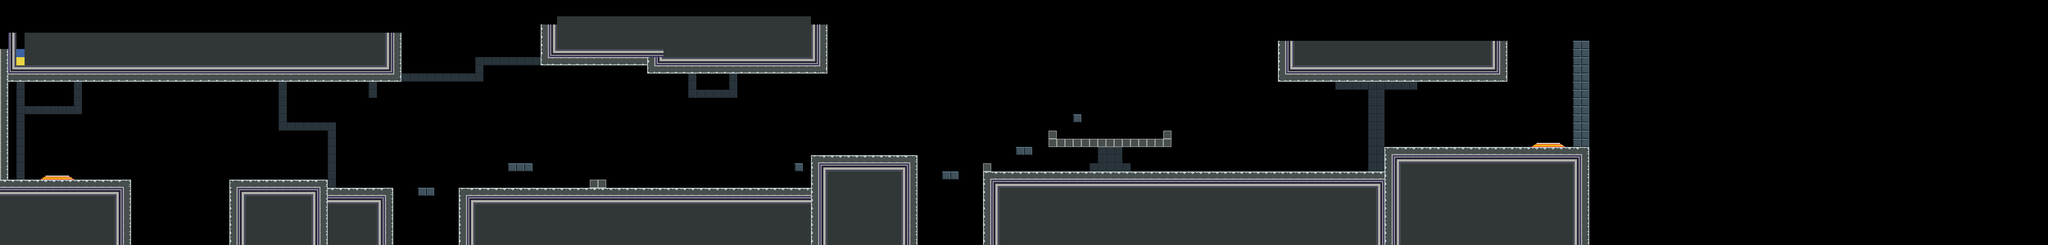

This game map was drawn from its Tiled (.tmx) file and the tilesets committed beside it. A one-line description and the trimmed map source follow:
An orthogonal 250x30 tile map with 32x32 px tiles, 5 tile layers (Sky, Platform, Spikes, Portal, ...), 4 hidden layers not drawn, 2 tilesets and 72 objects.

<map version="1.0" orientation="orthogonal" renderorder="right-up" width="250" height="30" tilewidth="32" tileheight="32" nextobjectid="207">
 <tileset firstgid="1" name="tiles_128" tilewidth="32" tileheight="32" tilecount="16">
  <image source="tiles_128.png" width="128" height="128" />
 </tileset>
 <tileset firstgid="17" name="tileset-new" tilewidth="32" tileheight="32" spacing="2" margin="1" tilecount="225">
  <image source="tileset-new.png" width="512" height="512" />
 </tileset>
 <imagelayer name="bg" visible="0">
  <image source="backgroundO.png" />
 </imagelayer>
 <imagelayer name="bg2" x="1912" visible="0">
  <image source="backgroundO.png" />
 </imagelayer>
 <imagelayer name="bg3" x="5751" y="-1" visible="0">
  <image source="backgroundO.png" />
 </imagelayer>
 <imagelayer name="bg4" x="3832" y="-1" visible="0">
  <image source="backgroundO.png" />
 </imagelayer>
 <layer name="Sky" width="250" height="30">
  <data>[7500 cells, 4 non-empty, 2 distinct tile ids]</data>
 </layer>
 <layer name="Platform" width="250" height="30">
  <data>[7500 cells, 2303 non-empty, 20 distinct tile ids]</data>
 </layer>
 <objectgroup name="PlatformOb">
  <object id="1" x="0.666667" y="707" width="507.333" height="251.667" />
  <object id="31" x="1" y="257" width="30" height="450" />
  <object id="119" x="3168.75" y="608.75" width="411.25" height="350.583" />
  <object id="120" x="3871.33" y="674" width="1535.33" height="284.666" />
  <object id="122" x="1793.33" y="738.667" width="1370.67" height="224" />
  <object id="127" x="1278.67" y="740" width="257.333" height="217.333" />
  <object id="128" x="899" y="708" width="378.333" height="248.667" />
  <object id="138" x="2306.5" y="705.5" width="59" height="29" />
  <object id="139" x="1986.5" y="642.5" width="91.5" height="26.5" />
  <object id="140" x="3681.5" y="673.75" width="61.25" height="28.75" />
  <object id="141" x="3840.4" y="640.658" width="31.2447" height="318.009" />
  <object id="142" x="5411" y="577.528" width="796" height="379.806" />
  <object id="143" x="6147" y="163" width="58" height="411" />
  <object id="144" x="4096.73" y="513.091" width="30.5455" height="62.1818" />
  <object id="145" x="4193" y="448.667" width="30.3333" height="30.3333" />
  <object id="146" x="4545" y="512.667" width="30.3333" height="62" />
  <object id="147" x="4128.33" y="544.333" width="415" height="30.3333" />
  <object id="148" x="1633.09" y="737.091" width="62.1818" height="30" />
  <object id="164" x="3106" y="645" width="28.5" height="25.5" />
  <object id="166" x="3971.33" y="578.667" width="57.3333" height="26.6667" />
  <object id="198" x="40" y="196" width="1524" height="133" />
  <object id="200" x="2115" y="131" width="1115" height="127" />
  <object id="201" x="2529" y="258.008" width="700.996" height="30.9922" />
  <object id="203" x="4994" y="191.333" width="892.667" height="127.667" />
 </objectgroup>
 <objectgroup name="SpikesOb">
  <object id="115" x="1922.37" y="720.125" width="28.38" height="15.375" />
  <object id="116" x="3522.62" y="592.5" width="61.125" height="13.75" />
  <object id="179" x="2018.18" y="720.312" width="28.38" height="15.375" />
  <object id="180" x="2113.93" y="720.438" width="28.38" height="15.375" />
 </objectgroup>
 <layer name="Spikes" width="250" height="30">
  <data>[7500 cells, 5 non-empty, 1 distinct tile ids]</data>
 </layer>
 <objectgroup name="EnemyOb">
  <object id="34" x="3190.67" y="509.667" width="32.3333" height="31.3333" />
  <object id="36" x="2465" y="626.333" width="30.6667" height="32" />
  <object id="132" x="2749.33" y="625.333" width="29" height="28" />
  <object id="134" x="3452.67" y="518.5" width="29" height="29" />
  <object id="153" x="4290" y="480" width="29" height="28" />
  <object id="154" x="4474" y="480" width="32" height="30" />
  <object id="155" x="4349" y="585" width="31" height="31" />
  <object id="156" x="4671" y="581.5" width="32" height="31" />
  <object id="157" x="5032.5" y="570" width="33" height="31" />
  <object id="158" x="5336" y="570" width="36" height="34" />
  <object id="159" x="5546.5" y="466.5" width="43" height="36" />
  <object id="160" x="5973" y="452.5" width="32" height="32" />
  <object id="175" x="6092.17" y="368.333" width="31.3333" height="30.6667" />
  <object id="176" x="5716.67" y="469.167" width="34.6667" height="35.3333" />
  <object id="177" x="5852.33" y="353.167" width="30.6667" height="33.3333" />
 </objectgroup>
 <objectgroup name="PortalOb">
  <object id="39" x="6001.33" y="555.864" width="94.6667" height="18">
   <properties>
    <property name="place" value="exit" />
    <property name="type" value="sensor" />
   </properties>
  </object>
  <object id="97" x="5984.7" y="577.384">
   <properties>
    <property name="place" value="exit" />
    <property name="type" value="body" />
   </properties>
   <polygon points="0,0 16,-16.25 113.25,-16 128,0.25" />
  </object>
  <object id="110" x="178.167" y="684.03" width="93.3334" height="18">
   <properties>
    <property name="place" value="entry" />
    <property name="type" value="sensor" />
   </properties>
  </object>
  <object id="112" x="160.407" y="706.613">
   <properties>
    <property name="place" value="entry" />
    <property name="type" value="body" />
   </properties>
   <polygon points="0,0 16,-16.25 113.25,-16 128,0.25" />
  </object>
 </objectgroup>
 <layer name="Portal" width="250" height="30">
  <data>[7500 cells, 8 non-empty, 3 distinct tile ids]</data>
 </layer>
 <layer name="PowerUp" width="250" height="30">
  <data>[7500 cells, 0 non-empty, 0 distinct tile ids]</data>
 </layer>
 <objectgroup name="PowerUpOb">
  <object id="63" x="2017.81" y="546.833" width="30" height="60">
   <properties>
    <property name="level" value="1" />
   </properties>
  </object>
  <object id="152" x="4193.03" y="355.909" width="30" height="60">
   <properties>
    <property name="level" value="2" />
   </properties>
  </object>
 </objectgroup>
 <objectgroup name="LightOb">
  <object id="65" x="6002.17" y="553.197" width="93.2727" height="11.5452">
   <properties>
    <property name="color" value="4" />
   </properties>
  </object>
  <object id="113" x="179.091" y="679.273" width="91.4545" height="16">
   <properties>
    <property name="color" value="4" />
   </properties>
  </object>
  <object id="168" x="2012" y="652.333" width="39" height="9">
   <properties>
    <property name="color" value="6" />
   </properties>
  </object>
  <object id="169" x="4203.33" y="458" width="12.3333" height="11">
   <properties>
    <property name="color" value="6" />
   </properties>
  </object>
  <object id="171" x="3989" y="583" width="19.75" height="18">
   <properties>
    <property name="color" value="6" />
   </properties>
  </object>
  <object id="172" x="3700.67" y="683.167" width="24.6667" height="10.1667">
   <properties>
    <property name="color" value="6" />
   </properties>
  </object>
  <object id="173" x="3114.67" y="651.667" width="10" height="9">
   <properties>
    <property name="color" value="6" />
   </properties>
  </object>
  <object id="174" x="1650" y="746.667" width="24.3333" height="9">
   <properties>
    <property name="color" value="6" />
   </properties>
  </object>
 </objectgroup>
 <objectgroup name="MoverOb">
  <object id="161" x="547" y="738" width="319" height="28">
   <properties>
    <property name="direction" value="h" />
   </properties>
  </object>
 </objectgroup>
 <objectgroup name="CoinOb">
  <object id="181" x="641.5" y="675" width="28" height="28" />
  <object id="182" x="738" y="674.5" width="28" height="28.5" />
  <object id="183" x="1954" y="578" width="31" height="30.5" />
  <object id="185" x="2080.5" y="576.5" width="29" height="30.5" />
  </objectgroup>
 <objectgroup name="SwitchOb">
  <!-- 1 objects omitted --></objectgroup>
 <objectgroup name="GravityOb">
  <!-- 2 objects omitted --></objectgroup>
</map>
<!-- 10 of 72 objects omitted -->
